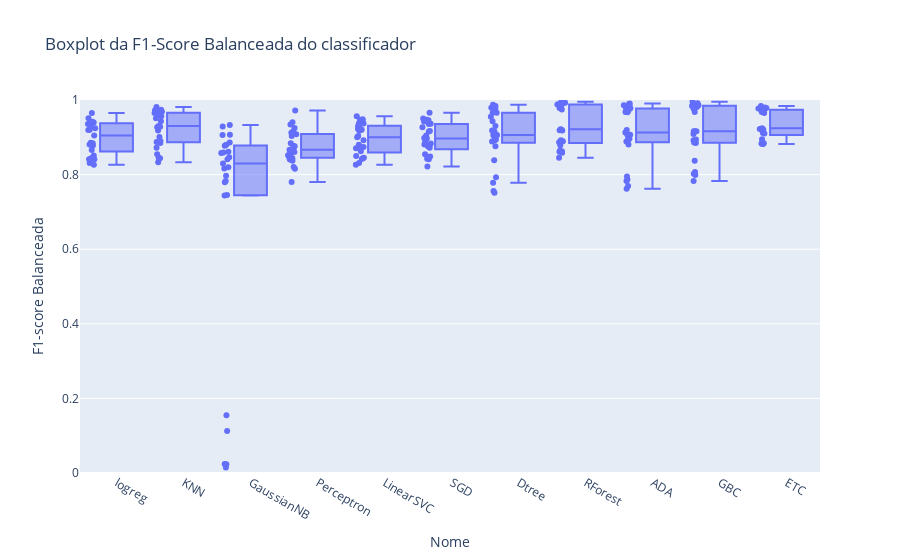

Notebook source saved alongside this figure:
### Code cell
# Criar boxplot da acurácia por modelo
fig = px.box(df1, x='Nome', y='F1-score Balanceada', points='all', title='Boxplot da F1-Score Balanceada do classificador')
fig.update_yaxes(range=[0, 1])
fig.show()

### Figure 1 — Plotly figure (JSON) as saved in the notebook; plotly's stock layout.template omitted (floating-point values rounded to 4 significant figures; data arrays with more than 128 entries replaced by an {"elided": "..."} marker saying what was removed)
{"data": [{"alignmentgroup": "True", "boxpoints": "all", "hovertemplate": "Nome=%{x}<br>F1-score Balanceada=%{y}<extra></extra>", "legendgroup": "", "marker": {"color": "#636efa"}, "name": "", "notched": false, "offsetgroup": "", "orientation": "v", "showlegend": false, "type": "box", "x": {"elided": "275 str values"}, "x0": " ", "xaxis": "x", "y": {"elided": "275 float values"}, "y0": " ", "yaxis": "y"}], "layout": {"boxmode": "group", "legend": {"tracegroupgap": 0}, "title": {"text": "Boxplot da F1-Score Balanceada do classificador"}, "xaxis": {"anchor": "y", "domain": [0, 1], "title": {"text": "Nome"}}, "yaxis": {"anchor": "x", "domain": [0, 1], "range": [0, 1], "title": {"text": "F1-score Balanceada"}}}}
